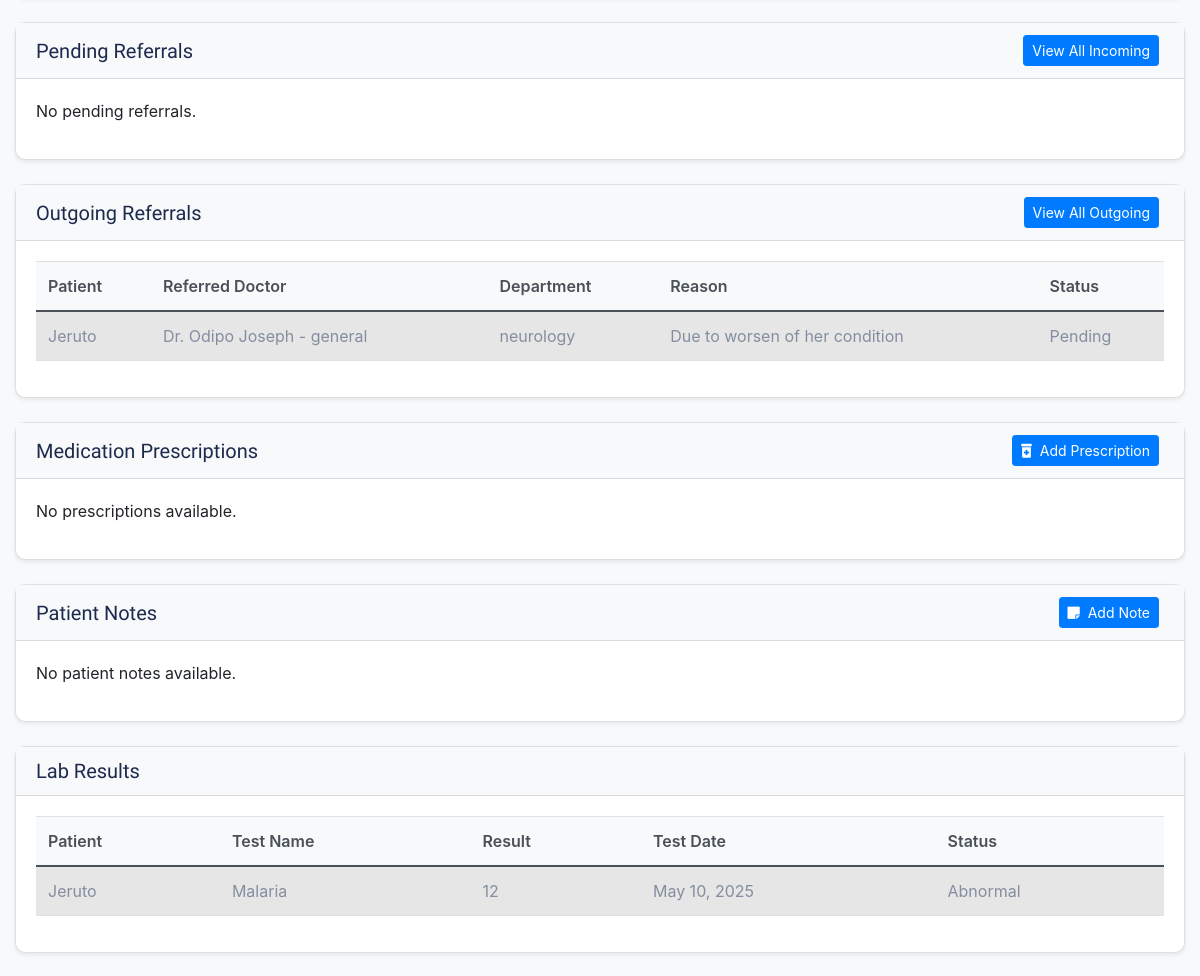
The page /doctor-dashboard/ (signed in, middle part) on the database as committed earlier.
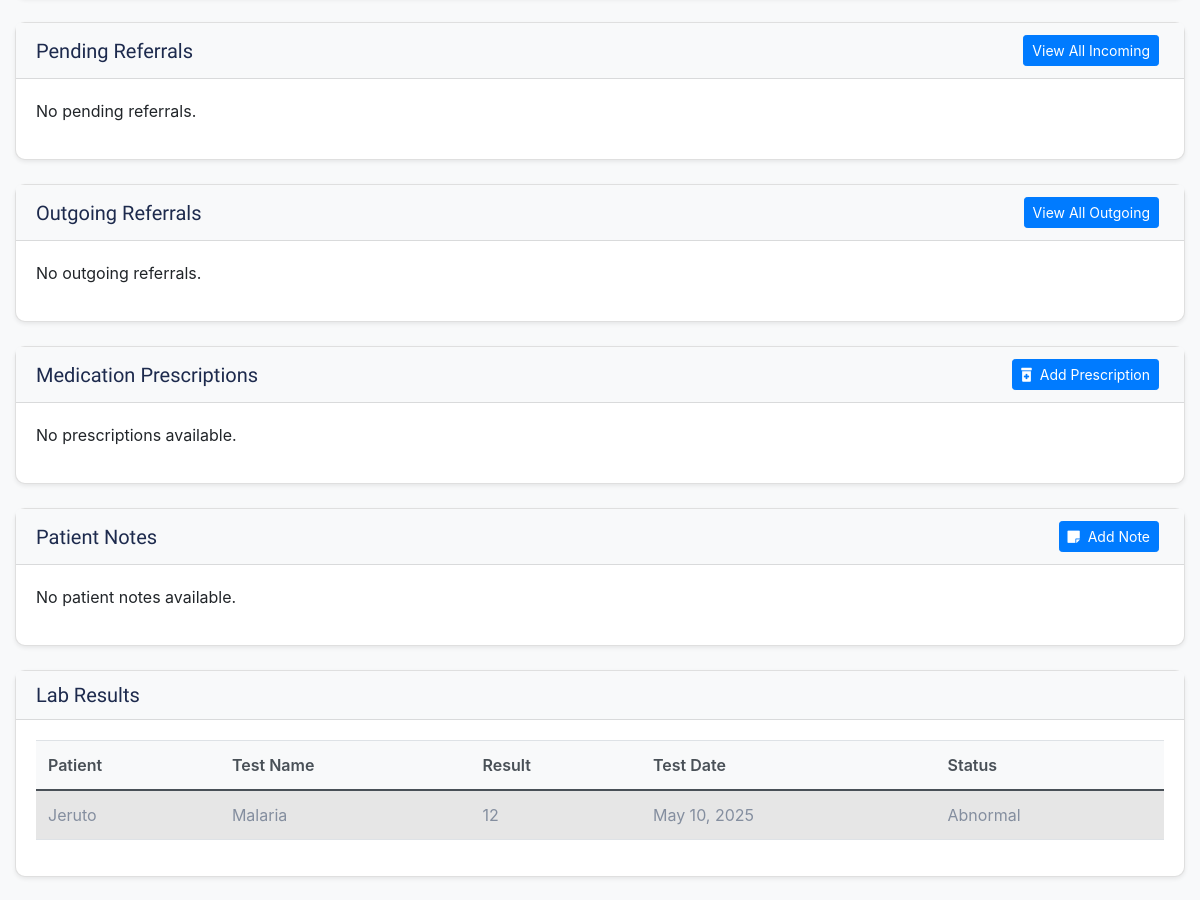
The same page on the database as committed later.
### mediapp/models.py (models this page shows, shortened)
class PatientReferral(models.Model):
    STATUS_CHOICES = [
        ('pending', 'Pending'),
        ('accepted', 'Accepted'),
        ('rejected', 'Rejected'),
    ]
    patient = models.ForeignKey(
        get_user_model(),
        on_delete=models.CASCADE,
        related_name="referrals"
    )
    referring_doctor = models.ForeignKey(
        Doctor,
        on_delete=models.CASCADE,
        related_name="referring_patients"
    )
    referred_doctor = models.ForeignKey(
        Doctor,
        on_delete=models.CASCADE,
        related_name="referred_patients"
    )
    reason = models.TextField()
    status = models.CharField(
        max_length=20,
        choices=STATUS_CHOICES,
        default='pending'
    )
    created_at = models.DateTimeField(auto_now_add=True)
    department = models.CharField(max_length=255, blank=True, null=True)
    is_treated = models.BooleanField(default=False)

class CustomUser(AbstractUser):
    ROLE_CHOICES = [
        ('doctor', 'Doctor'),
        ('patient', 'Patient'),
        ('admin', 'Admin'),
    ]
    role = models.CharField(max_length=20, choices=ROLE_CHOICES, default='patient')

class Doctor(models.Model):
    SPECIALTY_CHOICES = [
        ('general', 'General'),
        ('cardiology', 'Cardiology'),
        ('neurology', 'Neurology'),
        ('pediatrics', 'Pediatrics'),
    ]
    user = models.OneToOneField(
        get_user_model(),
        on_delete=models.CASCADE,
        related_name='doctor',
        db_index=True
    )
    specialty = models.CharField(
        max_length=255,
        choices=SPECIALTY_CHOICES,
        default='general'
    )
    biography = models.TextField(blank=True, default="No biography provided")
    def __str__(self):
        return f"Dr. {self.user.first_name} {self.user.last_name} - {self.specialty or 'No Specialty'}"

class LabResult(models.Model):
    patient = models.ForeignKey(
        get_user_model(),
        on_delete=models.CASCADE,
        related_name="lab_results",
        limit_choices_to={'role': 'patient'}
    )
    doctor = models.ForeignKey(
        Doctor,
        on_delete=models.CASCADE,
        related_name="lab_results"
    )
    test_name = models.CharField(max_length=100)
    result_value = models.TextField()
    test_date = models.DateField()
    status = models.CharField(max_length=20, choices=[('Normal', 'Normal'), ('Abnormal', 'Abnormal')])
    report_file = models.FileField(upload_to='lab_reports/', blank=True, null=True)
    created_at = models.DateTimeField(auto_now_add=True)

### mediapp/views.py (the view, shortened to what this page needs)
# urls.py: path('doctor-dashboard/', views.doctor_dashboard, name='doctor_dashboard'),
@login_required(login_url="login")
def doctor_dashboard(request):
    if request.user.role != "doctor":
        messages.error(request, "Only doctors can access this dashboard.")
        return redirect("home")
    try:
        doctor = Doctor.objects.get(user=request.user)
    except Doctor.DoesNotExist:
        messages.error(request, "Doctor profile not found. Please contact an administrator.")
        return redirect("home")
    search_results = []
    records = MedicalRecord.objects.filter(doctor=doctor).order_by("-created_at")
    upcoming_appointments = Appointment.objects.filter(
        doctor=doctor, date__gte=date.today()
    ).order_by("date", "time")
    past_appointments = Appointment.objects.filter(
        doctor=doctor, date__lt=date.today()
    ).order_by("-date", "-time")[:10]
    pending_referrals = PatientReferral.objects.filter(
        referred_doctor=doctor, status="pending"
    ).order_by("-created_at")
    incoming_referrals = PatientReferral.objects.filter(
        referred_doctor=doctor
    ).exclude(status="pending").order_by("-created_at")
    outgoing_referrals = PatientReferral.objects.filter(
        referring_doctor=doctor
    ).order_by("-created_at")
    patients = CustomUser.objects.filter(role="patient").order_by("username")
    prescriptions = Prescription.objects.filter(doctor=doctor).order_by("-created_at")
    lab_results = LabResult.objects.filter(doctor=doctor).order_by("-test_date")
    patient_notes = PatientNote.objects.filter(doctor=doctor).order_by("-created_at")
    patient_history = PatientHistory.objects.filter(doctor=doctor).order_by("-created_at")
    today_appointments = Appointment.objects.filter(
        doctor=doctor, date=date.today()
    ).count()
    appointments = Appointment.objects.filter(doctor=doctor)
    total_patients = Appointment.objects.filter(
    doctor=doctor
).values('patient').distinct().count()
    total_appointments = Appointment.objects.filter(
        doctor=doctor
    ).count()
    context = {
        "doctor": doctor,
        "records": records,
        "upcoming_appointments": upcoming_appointments,
        "past_appointments": past_appointments,
        "pending_referrals": pending_referrals,
        "incoming_referrals": incoming_referrals,
        "outgoing_referrals": outgoing_referrals,
        "patients": patients,
        "prescriptions": prescriptions,
        "lab_results": lab_results,
        "patient_notes": patient_notes,
        "patient_history": patient_history,
        "today_appointments": today_appointments,
        "appointments": appointments,
        "search_results": search_results,
        "today": date.today(),
        "total_patients": total_patients,  # Added
        "total_appointments": total_appointments,  # Added
    }
    return render(request, "doctor_dashboard.html", context)

### mediapp/templates/doctor_dashboard.html (shortened to what the changed rows need)
{% extends 'base.html' %}
{% load static %}
{% block content %}
<!DOCTYPE html>
<html lang="en">
<head>
    <link href="https://stackpath.bootstrapcdn.com/bootstrap/4.5.2/css/bootstrap.min.css" rel="stylesheet">
    <link href="https://cdn.jsdelivr.net/npm/fullcalendar@5.11.3/main.min.css" rel="stylesheet">
    <link href="https://cdnjs.cloudflare.com/ajax/libs/font-awesome/5.15.4/css/all.min.css" rel="stylesheet">
</head>
<body>
    <div class="container-fluid mt-4">
        <div class="row mb-4">
            <div class="col-12">
                <div class="card shadow-sm">
                    <div class="card-body">
                        {% if outgoing_referrals %}
                        <div class="table-responsive">
                            <table class="table table-striped">
                                <thead>
                                    <tr>
                                        <th>Patient</th>
                                        <th>Referred Doctor</th>
                                        <th>Department</th>
                                        <th>Reason</th>
                                        <th>Status</th>
                                    </tr>
                                </thead>
                                <tbody>
                                    {% for referral in outgoing_referrals %}
                                    <tr>
                                        <td>{{ referral.patient.username }}</td>
                                        <td>{{ referral.referred_doctor }}</td>
                                        <td>{{ referral.department|default:"N/A" }}</td>
                                        <td>{{ referral.reason|truncatechars:50 }}</td>
                                        <td>{{ referral.status|title }}</td>
                                    </tr>
                                    {% endfor %}
                                </tbody>
                            </table>
                        </div>
                        {% else %}
                        <p>No outgoing referrals.</p>
                        {% endif %}
                    </div>
                </div>
            </div>
        </div>
        <div class="row mb-4" id="lab-results-section">
            <div class="col-12">
                <div class="card shadow-sm">
                    <div class="card-body">
                        {% if lab_results %}
                        <div class="table-responsive">
                            <table class="table table-striped">
                                <thead>
                                    <tr>
                                        <th>Patient</th>
                                        <th>Test Name</th>
                                        <th>Result</th>
                                        <th>Test Date</th>
                                        <th>Status</th>
                                    </tr>
                                </thead>
                                <tbody>
                                    {% for result in lab_results %}
                                    <tr>
                                        <td>{{ result.patient.username }}</td>
                                        <td>{{ result.test_name }}</td>
                                        <td>{{ result.result_value|truncatechars:50 }}</td>
                                        <td>{{ result.test_date|date:"M d, Y" }}</td>
                                        <td>{{ result.status }}</td>
                                    </tr>
                                    {% endfor %}
                                </tbody>
                            </table>
                        </div>
                        {% else %}
                        <p>No lab results available.</p>
                        {% endif %}
                    </div>
                </div>
            </div>
        </div>
    </div>
</body>
</html>
{% endblock %}

Rows that differ between the two databases and show on the page:
removed PatientReferral: patient.username "Jeruto", referred_doctor "Dr. Odipo Joseph - general", department "neurology", reason "Due to worsen of her condition", status "Pending"
Other text that changed with them:
text no longer shown: "Patient Referred Doctor Department Reason Status"
text now shown: "No outgoing referrals."
